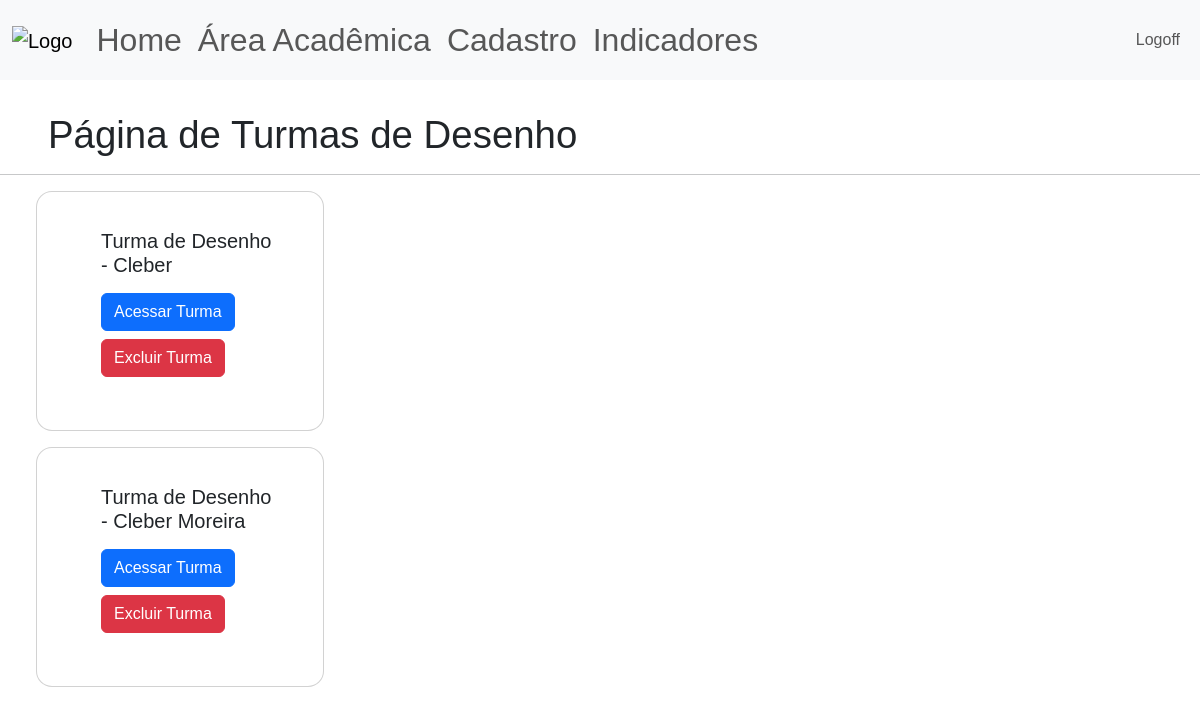
Before: /area-academica/turmas/Desenho (signed in) with the older database file.
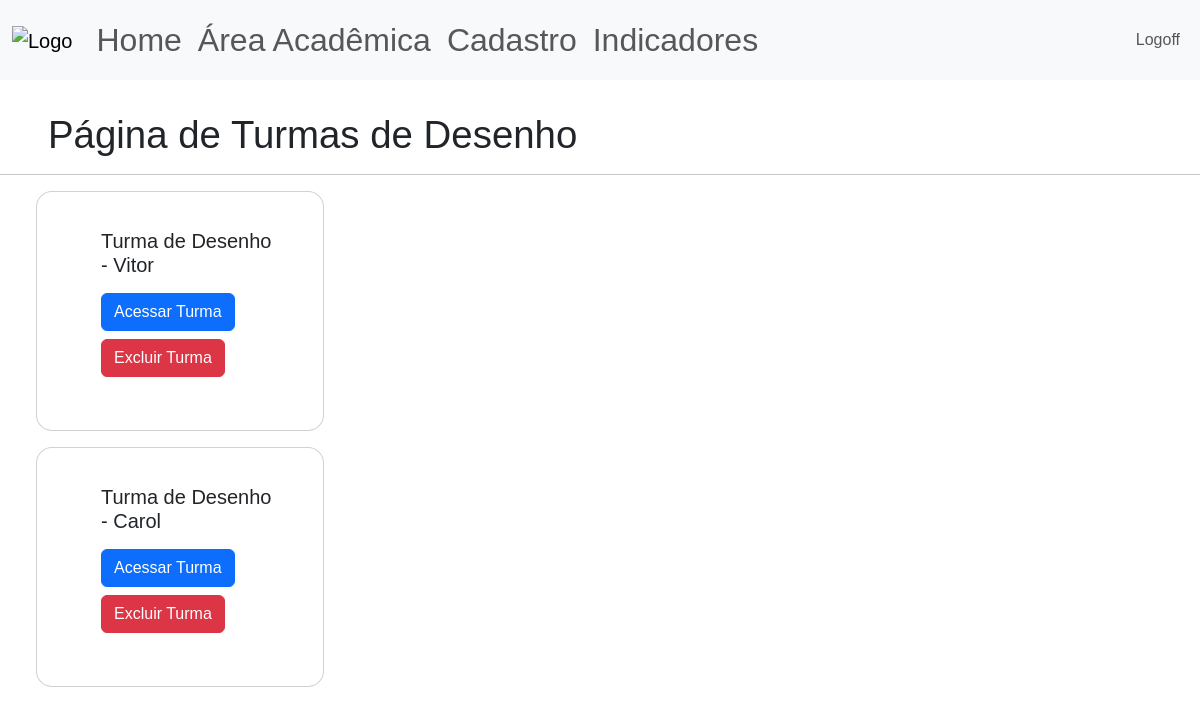
After: the same page with the newer database file.
### site_verbo_amar/models.py (models this page shows)
class Atividade(database.Model):
    id = database.Column(database.Integer, primary_key=True)
    atividade = database.Column(database.String, nullable=False, unique=True)
    dias_aula = database.Column(database.String, nullable=False)

class Turma(database.Model):
    id = database.Column(database.Integer, primary_key=True)
    nome_turma = database.Column(database.String, nullable=False, unique=True)
    id_professor = database.Column(database.Integer,nullable=False)
    id_atividade = database.Column(database.Integer,nullable=False)
    id_aluno = database.Column(database.String, nullable=False)

### site_verbo_amar/routes.py (the view)
@app.route("/area-academica/turmas/<nome>", methods=['GET', 'POST'])
@login_required
def exibir_turmas(nome):
    atividade = Atividade.query.filter_by(atividade=nome).first_or_404()
    turmas = Turma.query.filter_by(id_atividade=atividade.id).all()
    if current_user.adm == "1":
        privilegio=True
    else:
        privilegio=False
    return render_template('pag_turmas.html',
                           nome_atividade=atividade.atividade,
                           turmas=turmas,
                           privilegio=privilegio)

### site_verbo_amar/models.py (called while the page is built)
@login_manager.user_loader
def load_user(id_usuario):
    return Usuario.query.get(int(id_usuario))

### site_verbo_amar/templates/pag_turmas.html
{% extends 'base.html' %}
{% block body %}
<div class = "d-flex align-items-center gap-1", style="padding-left: 3rem; padding-top: 2rem;">
    <h1 style="font-size: 2.4rem; font-weight: 500; line-height: 1.2; margin: 0;">Página de Turmas de {{nome_atividade}}</h1>
</div>
<hr>
<div id="card-pag-turmas">
    {% for turma in turmas %}
        <div class="card">
            <div class="card-body">
                <h5 class="card-title">{{turma.nome_turma}}</h5>
                <a href="{{url_for('carregar_chamada',nome_turma=turma.nome_turma)}}" class="btn btn-primary mt-2">Acessar Turma</a>
                {% if privilegio %}
                    <a href="{{url_for('excluir_turma',nome_turma=turma.nome_turma, atividade=nome_atividade)}}" class="btn btn-danger mt-2">Excluir Turma</a>
                {% endif%}
            </div>
        </div>
    {%endfor%}
</div>
{% endblock %}

### site_verbo_amar/templates/base.html (shortened to what this page needs)
<!DOCTYPE html>
<html lang="pt-br">
<head>
    <link href="https://cdn.jsdelivr.net/npm/bootstrap@5.3.8/dist/css/bootstrap.min.css" rel="stylesheet">
    <link rel="stylesheet" type="text/css" href="{{url_for('static', filename='main.css')}}">
</head>
<body>
    {% include 'navbar.html'%}
    {% block body %}
    {% endblock %}
</body>
</html>

### site_verbo_amar/templates/navbar.html (shortened to what this page needs)
<nav class="navbar navbar-expand-lg bg-body-tertiary">
  <div class="container-fluid">
    <a class="navbar-brand" href="{{ url_for('home')}}">
      <img src = "{{url_for('static', filename='logo.png')}}", height="100", alt="Logo">
    </a>
    <ul class="navbar-nav me-auto mb-2 mb-lg-0" style="font-size: 2rem;">
        {% if current_user.is_authenticated %}
          <li class="nav-item">
            <a class="nav-link" href="{{ url_for('home') }}">Home</a>
          </li>
          <li class="nav-item">
            <a class="nav-link" href="{{ url_for('area_academica') }}">Área Acadêmica</a>
          </li>
          <li class="nav-item">
            <a class="nav-link" href="{{ url_for('cadastro') }}">Cadastro</a>
          </li>
          {% if current_user.adm %}
            <li class="nav-item">
              <a class="nav-link" href="{{ url_for('indicadores') }}">Indicadores</a>
            </li>
          {% endif %}
         {% endif %}
      </ul>
      <ul class="d-flex navbar-nav">
        {% if current_user.is_authenticated %}
            <li class="nav-item">
              <a class="nav-link" href="{{ url_for('sair') }}">Logoff</a>
            </li>
        {% else %}
          <li class="nav-item">
            <a class="nav-link" href="{{ url_for('login') }}">Login</a>
          </li>
        {% endif %}
      </ul>
    </div>
</nav>

### site_verbo_amar/static/main.css (style rules this page uses)
* { font-family:'Poppins', sans-serif; }
:root { --navbar-height: 56px; }
#card-pag-turmas { display: flex; flex-wrap: wrap; align-items: left; gap: 5%; margin: 0vw auto 10vw 3vw; width: 50%; }
#card-pag-turmas .card { display: flex; flex-direction: row; padding: 2rem 2rem 3rem 3rem; margin-bottom: 1rem; width: 18rem; height: 15rem; align-items: center; justify-content: space-between; border-radius: 2vh; }

Changed rows visible on the page:
no longer on this page (row edited): Turma: nome_turma "Turma de Desenho - Cleber Moreira"
changed Turma: nome_turma "Turma de Desenho - Cleber" → "Turma de Desenho - Vitor"
added Turma: nome_turma "Turma de Desenho - Carol"
